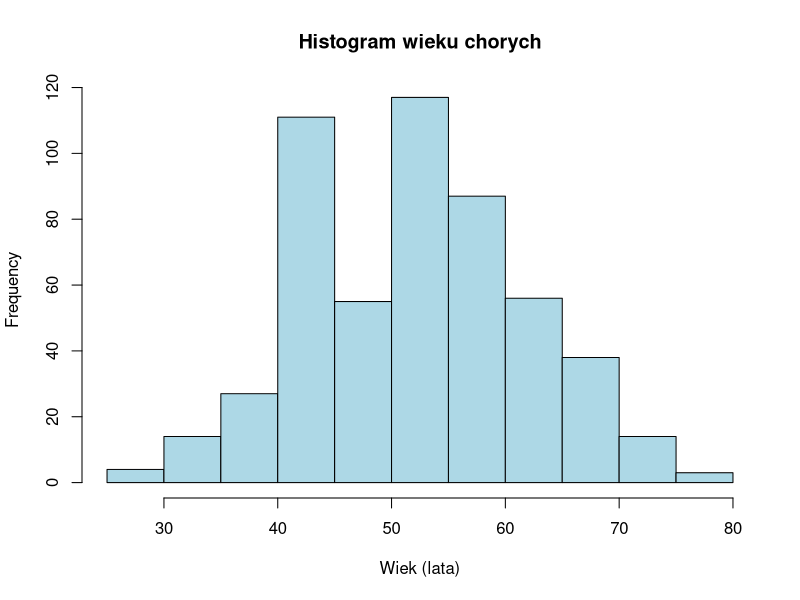
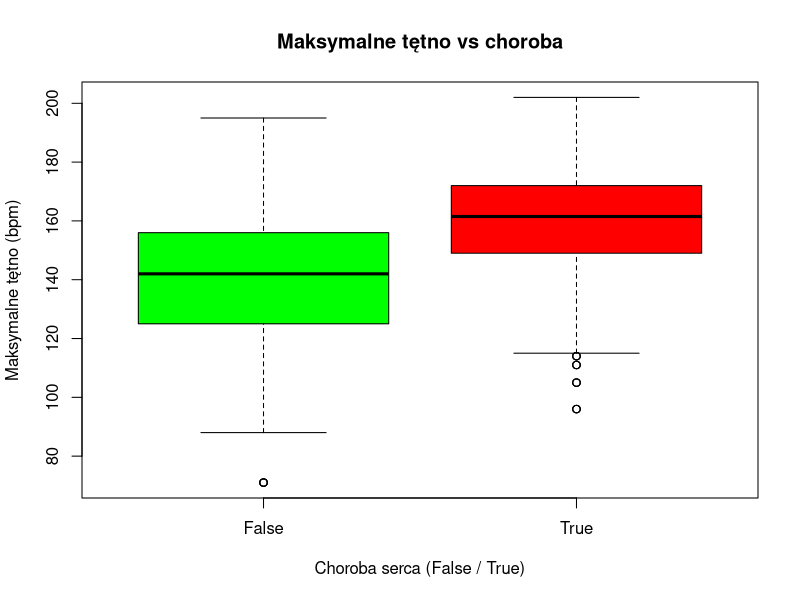
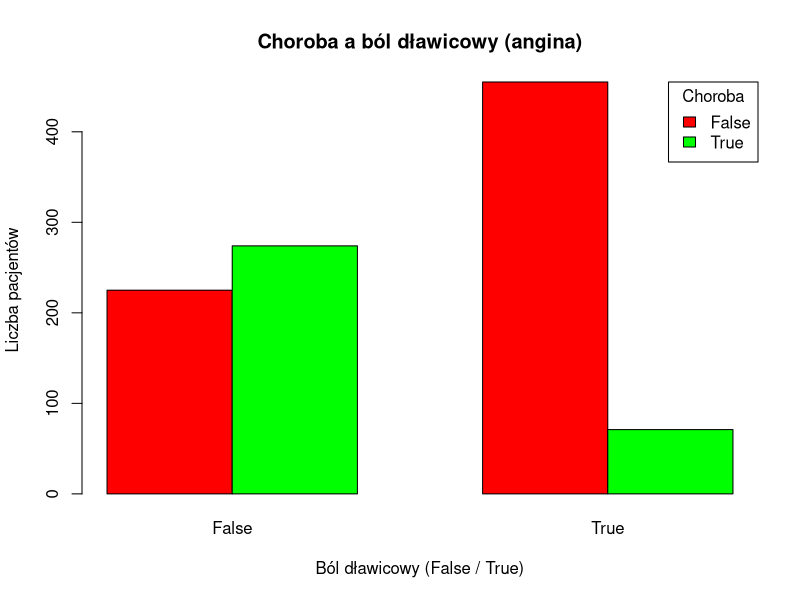

Here is the R script that generated these plots, in order:
# ================================================================
# ZADANIE 2 – Analiza zbioru Heart Disease Dataset (14 zmiennych)
# autor: Maciej Burakowski
# ================================================================

# 0) Wczytanie danych -------------------------------------------------------
dane <- read.csv("heart_disease_dataset.csv", stringsAsFactors = FALSE)

# 1) Częstość choroby serca wg płci ----------------------------------------
#    • filtrujemy wiersze z chorobą (Disease == "True")
#    • table() → liczy kobiety / mężczyzn
#    • pct    → udział procentowy
#    • diff   → różnica punktów procentowych
tbl  <- table(dane$Sex[dane$Disease == "True"])
pct  <- round(100 * tbl / sum(tbl), 2)
diff <- abs(pct["male"] - pct["female"])

print(tbl)   # liczba chorych: female / male
print(pct)   # procentowy udział
print(diff)  # różnica w p.p.

# 2) Średni cholesterol całkowity  -----------------------------------------
#    • grupujemy po płci (Sex) i stanie choroby (Disease)
#    • aggregate(..., FUN = mean) oblicza średnią w każdej z 4 podgrup
cholesterol_avg <- aggregate(
  Serum.cholesterol.in.mg.dl ~ Sex + Disease,
  data = dane,
  FUN  = function(x) round(mean(x, na.rm = TRUE), 2)
)
print(cholesterol_avg)

# 3) Histogram wieku osób z chorobą ----------------------------------------
wiek_chorych <- dane$Age[dane$Disease == "True"]
h <- hist(wiek_chorych, breaks = 10,        # 10 słupków po ~5-6 lat
          main = "Histogram wieku chorych",
          xlab = "Wiek (lata)",
          col  = "lightblue",
          border = "black")

# (opcjonalnie) który przedział ma najwięcej obserwacji?
dominujacy_przedzial_pocz <- h$breaks[which.max(h$counts)]
cat("Najliczniejszy przedział wieku zaczyna się od:", dominujacy_przedzial_pocz, "lat\n")

# 4) Box-plot maksymalnego tętna a choroba ----------------------------------
boxplot(Maximum.heart.rate.achieved ~ Disease,
        data  = dane,
        main  = "Maksymalne tętno vs choroba",
        xlab  = "Choroba serca (False / True)",
        ylab  = "Maksymalne tętno (bpm)",
        col   = c("green", "red"))

# 5) Wykres słupkowy: ból dławicowy a choroba -------------------------------
barplot(table(dane$Exercise.induced.angina, dane$Disease),
        beside      = TRUE,
        col         = c("red", "green"),
        legend.text = TRUE,
        args.legend = list(title = "Choroba", x = "topright"),
        main        = "Choroba a ból dławicowy (angina)",
        xlab        = "Ból dławicowy (False / True)",
        ylab        = "Liczba pacjentów")
